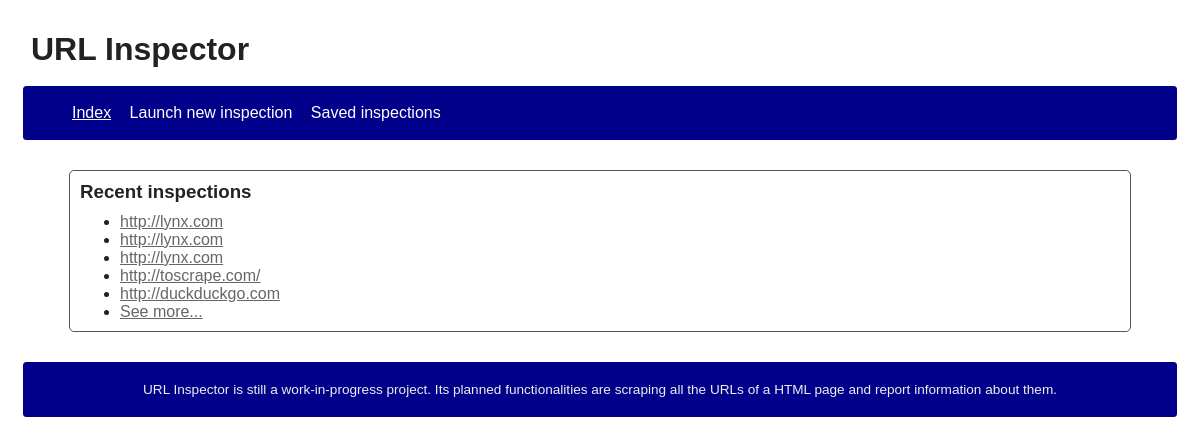
Page /index on the earlier database version.
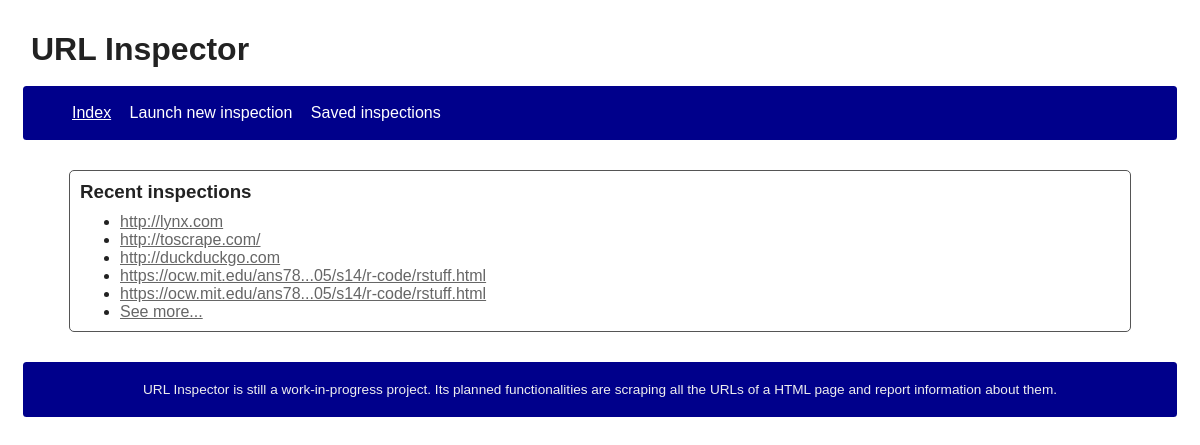
Same page on the later database version.
### URLInspectorApp/models.py (models this page shows, shortened)
class Extraction(models.Model):
    STARTED = "started"
    TERMINATED = "terminated"
    CANCELLED = "cancelled"
    choices_status = (
        (STARTED, "Started"),
        (TERMINATED, "Terminated"),
        (CANCELLED, "Cancelled"),
    )
    url = models.URLField()
    start_date = models.DateTimeField(default=timezone.now)
    status = models.CharField(
        max_length=16,
        choices=choices_status,
        default=STARTED
    )

### URLInspectorApp/views.py (the view)
# urls.py: url(r"^index$", views.IndexView.as_view(), name="index"),
class IndexView(ListView):
    template_name = template_root + "/index.html"
    context_object_name = "extractions"
    def get_queryset(self):
        limit = 5
        return Extraction.objects.all().order_by("-start_date")[:limit]
    def get_context_data(self, **kwargs):
        context = super(IndexView, self).get_context_data(**kwargs)
        context["extractions_count"] = Extraction.objects.count()
        return context

### URLInspectorApp/context_processors.py (called while the page is built)
def global_app_context(request):
    return {
        "global": {
            "length_url_max": 50,
            "length_url_min": 30,
            "inspection_refresh": 7,
        }
    }

### URLInspectorApp/templatetags/ui_utils.py (called while the page is built)
@register.filter()
@stringfilter
def truncate_chars_middle(text, limit, sep="..."):
    if not text or limit < 0:
        return ""
    length = len(text)
    if length < limit:
        return text
    else:
        first_half = ceil(limit / 2)
        second_half = length - floor(limit / 2)
        return text[:first_half] + sep + text[second_half:]

### URLInspectorApp/templates/url_inspector/index.html
{% extends "url_inspector/base.html" %}
{% load ui_utils %}
{% block content %}
    <h3>Recent inspections</h3>
    {% if extractions %}
        <ul>
            {% for e in extractions %}
                <li>
                    <a
                            href="{% url 'url_inspector:inspection' e.id %}"
                            {% if e.url|length > global.length_url_max %} title="{{ e.url }}" {% endif %}
                    >
                        {{ e.url|truncate_chars_middle:global.length_url_max }}
                    </a>
                </li>
            {% endfor %}
            {% if extractions|length < extractions_count %}
                <li>
                    <a href="{% url 'url_inspector:inspections_saved' %}">See more...</a>
                </li>
            {% endif %}
        </ul>
    {% else %}
        <p>No recent inspections to display.</p>
    {% endif %}
{% endblock %}

### URLInspectorApp/templates/url_inspector/base.html (shortened to what this page needs)
<!DOCTYPE html>
<html>
{% load static %}
<head>
    <link type="text/css" rel="stylesheet" href="{% static 'url_inspector/style.css' %}">
</head>
<body>
<h1 id="base-title">URL Inspector</h1>
<nav>
    <ul>
        <li><a href="{% url 'url_inspector:index' %}">Index</a></li>
        <li><a href="{% url 'url_inspector:inspection_pre_new' %}">Launch new inspection</a></li>
        <li><a href="{% url 'url_inspector:inspections_saved' %}">Saved inspections</a></li>
    </ul>
</nav>
<main>
    {% block content %}
    {% endblock %}
</main>
<footer>
    URL Inspector is still a work-in-progress project. Its planned functionalities are scraping all the URLs
    of a HTML page and report information about them.
</footer>
</body>
</html>

### URLInspectorApp/static/url_inspector/style.css (style rules this page uses)
body { font-family: "Cantarell", "Liberation Sans"; color: #222; padding: 5px; }
body > #base-title { padding: 8px; }
body > * { margin: 10px; }
body a { color: #666; }
main { margin: 30px; margin-left: 3.5em; margin-right: 3.5em; border: 1px #555 solid; border-radius: 5px; }
main > * { margin: 10px; }
body > nav { background-color: darkblue; border-radius: 3.5px; padding: 2px; }
body > nav li { display: inline; padding: 7px; }
body > nav a { color: white; text-decoration: none; }
body > footer { color: #EEE; background-color: darkblue; font-size: 85%; text-align: center; border-radius: 3.5px; padding: 20px; }

Differences in the rows shown:
removed Extraction: url "http://lynx.com"
removed Extraction: url "http://lynx.com"
now on this page (row unchanged): Extraction: url "https://ocw.mit.edu/ans78...05/s14/r-code/rstuff.html"
now on this page (row unchanged): Extraction: url "https://ocw.mit.edu/ans78...05/s14/r-code/rstuff.html"
